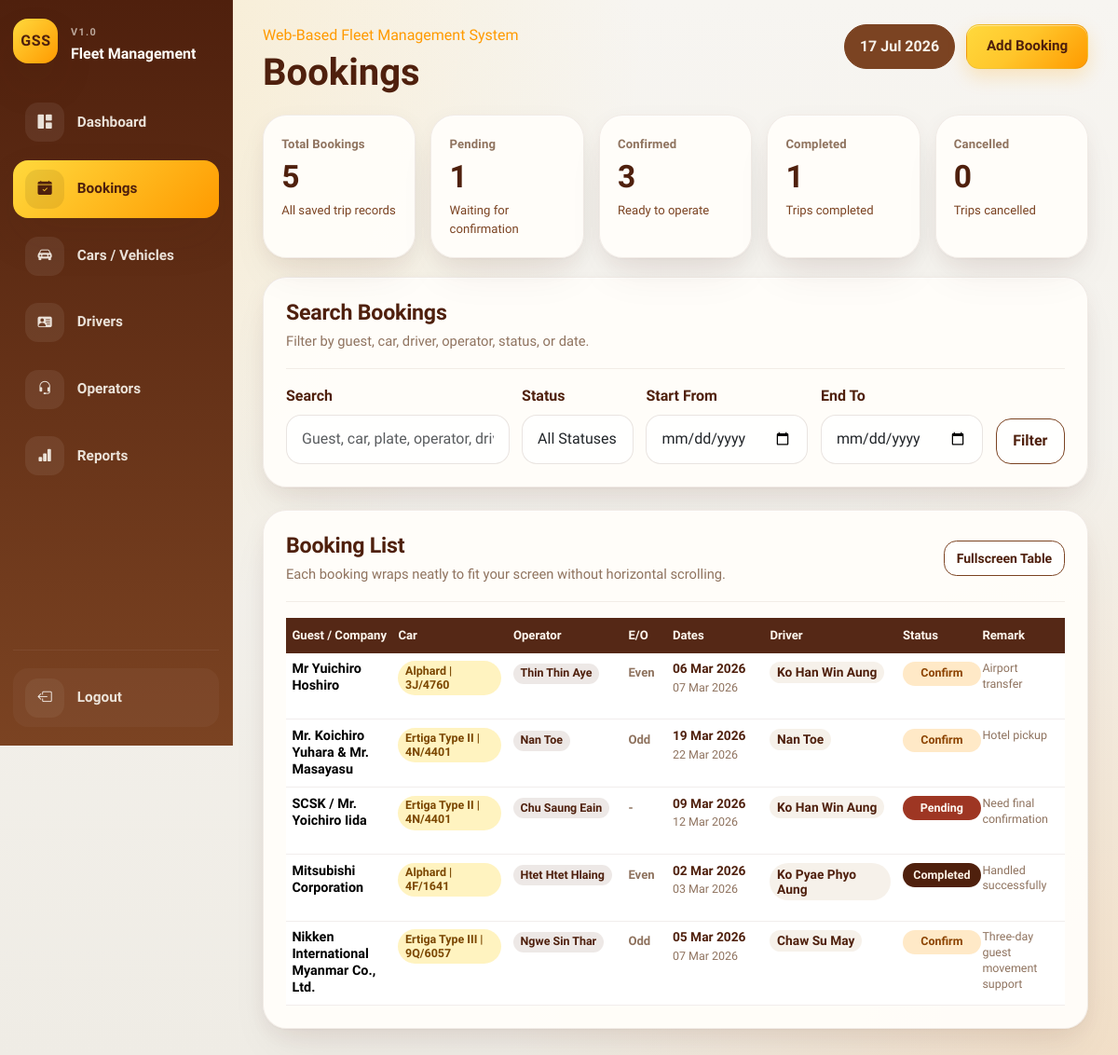
The page /bookings.php (signed in) on the database its author committed.
### tables this page shows
CREATE TABLE bookings (

    id INT UNSIGNED AUTO_INCREMENT PRIMARY KEY,

    guest_company_name VARCHAR(255) NOT NULL,

    car_id INT UNSIGNED NULL,

    custom_car_name VARCHAR(255) NULL,

    secondary_car_id INT UNSIGNED NULL,

    driver_id INT UNSIGNED NULL,

    custom_driver_name VARCHAR(255) NULL,

    operator_id INT UNSIGNED NULL,

    operator_name VARCHAR(150) NOT NULL,

    even_odd ENUM('Even', 'Odd') NULL,

    start_date DATE NOT NULL,

    end_date DATE NOT NULL,

    status ENUM(
        'Pending',
        'Confirm',
        'Completed',
        'Cancelled'
    ) NOT NULL DEFAULT 'Pending',

    remark TEXT NULL,

    created_at TIMESTAMP DEFAULT CURRENT_TIMESTAMP,

    updated_at TIMESTAMP DEFAULT CURRENT_TIMESTAMP
    ON UPDATE CURRENT_TIMESTAMP,



    CONSTRAINT fk_bookings_car
    FOREIGN KEY (car_id)
    REFERENCES cars(id)
    ON UPDATE CASCADE
    ON DELETE SET NULL,



    CONSTRAINT fk_bookings_driver
    FOREIGN KEY (driver_id)
    REFERENCES drivers(id)
    ON UPDATE CASCADE
    ON DELETE SET NULL,

    CONSTRAINT fk_bookings_secondary_car
    FOREIGN KEY (secondary_car_id)
    REFERENCES cars(id)
    ON UPDATE CASCADE
    ON DELETE SET NULL,



    CONSTRAINT fk_bookings_operator
    FOREIGN KEY (operator_id)
    REFERENCES operators(id)
    ON UPDATE CASCADE
    ON DELETE SET NULL

);

CREATE TABLE operators (

    id INT UNSIGNED AUTO_INCREMENT PRIMARY KEY,

    full_name VARCHAR(150) NOT NULL UNIQUE,

    phone_number VARCHAR(30) NULL,

    operator_status ENUM(
        'Active',
        'Inactive'
    ) NOT NULL DEFAULT 'Active',

    note TEXT NULL,

    created_at TIMESTAMP DEFAULT CURRENT_TIMESTAMP,

    updated_at TIMESTAMP DEFAULT CURRENT_TIMESTAMP
    ON UPDATE CURRENT_TIMESTAMP

);

CREATE TABLE drivers (

    id INT UNSIGNED AUTO_INCREMENT PRIMARY KEY,

    full_name VARCHAR(150) NOT NULL,

    phone_number VARCHAR(30) NOT NULL,

    license_no VARCHAR(100) NULL UNIQUE,

    driver_status ENUM(
        'Available',
        'On Trip',
        'Leave',
        'Inactive'
    ) NOT NULL DEFAULT 'Available',

    note TEXT NULL,

    created_at TIMESTAMP DEFAULT CURRENT_TIMESTAMP,

    updated_at TIMESTAMP DEFAULT CURRENT_TIMESTAMP
    ON UPDATE CURRENT_TIMESTAMP

);

### includes/helpers.php (called while the page is built, shortened)
<?php
function e(?string $value): string
{
    return htmlspecialchars((string) $value, ENT_QUOTES, 'UTF-8');
}
function format_display_date(?string $date): string
{
    $timestamp = strtotime($date);
    return $timestamp ? date('d M Y', $timestamp) : $date;
}
function status_badge_class(string $status): string
{
    return match (strtolower($status)) {
        'confirm' => 'status-confirm',
        'completed' => 'status-completed',
        'cancelled' => 'status-cancelled',
        default => 'status-pending',
    };
}
function booking_car_label(
    ?string $carType,
    ?string $plateNo = null,
    ?string $customCarName = null
): string {
    $customName = trim((string) $customCarName);
    $parts = array_values(array_filter([
        trim((string) $carType),
        trim((string) $plateNo),
    ], static fn (?string $value): bool => $value !== null && $value !== ''));
    return $parts === [] ? '-' : implode(' | ', $parts);
}
function booking_car_entries(array $booking): array
{
    $entries = [];
    $primaryCar = booking_car_label(
        $booking['car_type'] ?? null,
        $booking['plate_no'] ?? null,
        $booking['custom_car_name'] ?? null
    );
    if ($primaryCar !== '-') {
        $entries[] = $primaryCar;
    }
    $secondaryCar = booking_car_label(
        $booking['secondary_car_type'] ?? null,
        $booking['secondary_plate_no'] ?? null
    );
    return $entries === [] ? ['-'] : $entries;
}
function booking_driver_display(array $booking): string
{
    $customDriverName = trim((string) ($booking['custom_driver_name'] ?? ''));
    $driverName = trim((string) ($booking['driver_name'] ?? ''));
    return $driverName !== '' ? $driverName : '-';
}
function booking_operator_display(array $booking): string
{
    $operatorName = trim((string) ($booking['operator_full_name'] ?? $booking['operator_name'] ?? ''));
    return $operatorName !== '' ? $operatorName : '-';
}

### bookings.php (the view, shortened to what this page needs)
<?php
require_once __DIR__ . '/includes/bootstrap.php';
$pageActions = '<a class="btn btn-accent" href="create.php">Add Booking</a>';
$filters = [
    'search' => trim((string) ($_GET['search'] ?? '')),
    'status' => trim((string) ($_GET['status'] ?? '')),
    'date_from' => trim((string) ($_GET['date_from'] ?? '')),
    'date_to' => trim((string) ($_GET['date_to'] ?? '')),
];
$bookings = [];
$stats = [
    'total' => 0,
    'pending' => 0,
    'confirmed' => 0,
    'completed' => 0,
    'cancelled' => 0,
];
if ($db instanceof mysqli) {
    $sql = "SELECT
                b.id,
                b.guest_company_name,
                b.operator_id,
                b.operator_name,
                b.even_odd,
                b.custom_car_name,
                b.custom_driver_name,
                b.secondary_car_id,
                b.start_date,
                b.end_date,
                b.status,
                b.remark,
                c.car_type,
                c.plate_no,
                c2.car_type AS secondary_car_type,
                c2.plate_no AS secondary_plate_no,
                d.full_name AS driver_name,
                o.full_name AS operator_full_name
            FROM bookings AS b
            LEFT JOIN cars AS c ON c.id = b.car_id
            LEFT JOIN cars AS c2 ON c2.id = b.secondary_car_id
            LEFT JOIN drivers AS d ON d.id = b.driver_id
            LEFT JOIN operators AS o ON o.id = b.operator_id";
    $sql .= ' ORDER BY b.updated_at DESC';
    $statement = $db->prepare($sql);
    if ($statement instanceof mysqli_stmt) {
        $statement->execute();
        $result = $statement->get_result();
        while ($row = $result->fetch_assoc()) {
            $bookings[] = $row;
        }
    }
    $statsResult = $db->query(
        "SELECT
        COUNT(*) AS total,
        SUM(CASE WHEN status = 'Pending' THEN 1 ELSE 0 END) AS pending,
        SUM(CASE WHEN status = 'Confirm' THEN 1 ELSE 0 END) AS confirmed,
        SUM(CASE WHEN status = 'Completed' THEN 1 ELSE 0 END) AS completed,
        SUM(CASE WHEN status = 'Cancelled' THEN 1 ELSE 0 END) AS cancelled
     FROM bookings"
    );
    if ($statsResult instanceof mysqli_result) {
        $stats = array_merge($stats, $statsResult->fetch_assoc() ?: []);
    }
}
require __DIR__ . '/includes/header.php';
?>
<section class="overview-grid">
    <div class="card-shell overview-card">
        <span>Total Bookings</span>
        <strong><?= e((string) ($stats['total'] ?? 0)) ?></strong>
        <small>All saved trip records</small>
    </div>
    <div class="card-shell overview-card">
        <span>Pending</span>
        <strong><?= e((string) ($stats['pending'] ?? 0)) ?></strong>
        <small>Waiting for confirmation</small>
    </div>
    <div class="card-shell overview-card">
        <span>Confirmed</span>
        <strong><?= e((string) ($stats['confirmed'] ?? 0)) ?></strong>
        <small>Ready to operate</small>
    </div>
    <div class="card-shell overview-card">
        <span>Completed</span>
        <strong><?= e((string) ($stats['completed'] ?? 0)) ?></strong>
        <small>Trips completed</small>
    </div>
    <div class="card-shell overview-card">
        <span>Cancelled</span>
        <strong><?= e((string) ($stats['cancelled'] ?? 0)) ?></strong>
        <small>Trips cancelled</small>
    </div>
</section>
<section class="card-shell section-card mb-4" id="bookingsFiltersSection">
    <div class="section-title">
        <div>
            <h2>Search Bookings</h2>
            <p>Filter by guest, car, driver, operator, status, or date.</p>
        </div>
    </div>
    <form method="get" action="bookings.php#bookingsResultsSection" class="filter-grid" data-preserve-scroll="bookingsFiltersSection">
        <div>
            <label for="search" class="form-label">Search</label>
            <input type="text" class="form-control" id="search" name="search" value="<?= e($filters['search']) ?>" placeholder="Guest, car, plate, operator, driver">
        </div>
        <div>
            <label for="status" class="form-label">Status</label>
            <select class="form-select" id="status" name="status">
                <option value="">All Statuses</option>
            </select>
        </div>
        <div>
            <label for="date_from" class="form-label">Start From</label>
            <input type="date" class="form-control" id="date_from" name="date_from" value="<?= e($filters['date_from']) ?>">
        </div>
        <div>
            <label for="date_to" class="form-label">End To</label>
            <input type="date" class="form-control" id="date_to" name="date_to" value="<?= e($filters['date_to']) ?>">
        </div>
        <div class="d-grid align-self-end">
            <button type="submit" class="btn btn-shell">Filter</button>
        </div>
    </form>
</section>
<section class="card-shell section-card" id="bookingsResultsSection">
    <div class="section-title">
        <div>
            <h2>Booking List</h2>
            <p>Each booking wraps neatly to fit your screen without horizontal scrolling.</p>
        </div>
        <button type="button" class="btn btn-shell btn-sm" data-fullscreen-target="bookingsTablePanel">Fullscreen Table</button>
    </div>
    <div class="table-panel" id="bookingsTablePanel">
        <div class="table-full-content">
            <table class="table data-table booking-table align-middle">
                <thead>
                    <tr>
                        <th>Guest / Company</th>
                        <th>Car</th>
                        <th>Operator</th>
                        <th>E/O</th>
                        <th>Dates</th>
                        <th>Driver</th>
                        <th>Status</th>
                        <th>Remark</th>
                    </tr>
                </thead>
                <tbody>
                    <?php if ($bookings === []): ?>
                        <tr>
                            <td colspan="9" class="text-center py-5 text-muted-soft">No bookings found.</td>
                        </tr>
                    <?php else: ?>
                        <?php foreach ($bookings as $booking): ?>
                            <?php
                            $guestName = $booking['guest_company_name'];
                            $operatorDisplay = booking_operator_display($booking);
                            $driverDisplay = booking_driver_display($booking);
                            $remarkText = $booking['remark'] ?: '-';
                            ?>
                            <tr>
                                <td>
                                    <div class="booking-guest">
                                        <?= e($guestName) ?>
                                    </div>
                                </td>
                                <td>
                                    <div class="booking-car">
                                        <?php foreach (booking_car_entries($booking) as $carLabel): ?>
                                            <span class="table-pill car-pill booking-car-pill"><?= e($carLabel) ?></span>
                                        <?php endforeach; ?>
                                    </div>
                                </td>
                                <td>
                                    <span class="table-pill operator-pill booking-operator-pill"><?= e($operatorDisplay) ?></span>
                                </td>
                                <td>
                                    <span class="booking-even-odd"><?= e($booking['even_odd'] ?: '-') ?></span>
                                </td>
                                <td>
                                    <div class="booking-date-primary">
                                        <?= e(format_display_date($booking['start_date'])) ?>
                                    </div>
                                    <div class="soft-note booking-date-secondary">
                                        <?= e(format_display_date($booking['end_date'])) ?>
                                    </div>
                                </td>
                                <td>
                                    <span class="table-pill driver-pill booking-driver-pill">
                                        <?= e($driverDisplay) ?>
                                    </span>
                                </td>
                                <td>
                                    <span class="status-pill <?= e(status_badge_class($booking['status'])) ?>"><?= e($booking['status']) ?></span>
                                </td>
                                <td>
                                    <div class="booking-remark">
                                        <?= e($remarkText) ?>
                                    </div>
                                </td>
                            </tr>
                        <?php endforeach; ?>
                    <?php endif; ?>
                </tbody>
            </table>
        </div>
    </div>
</section>
<?php require __DIR__ . '/includes/footer.php'; ?>

### assets/css/sidebar.css (style rules this page uses)
body { overflow-x: hidden; scrollbar-gutter: stable; }

### assets/css/booking.css (style rules this page uses)
.booking-table { --tbl-min-width: 950px; --pad-y: 0.55rem; --pad-x: 0.4rem; --font-xs: 0.74rem; --font-sm: 0.78rem; --font-md: 0.82rem; --font-lg: 0.86rem; --font-xl: 0.9rem; --pill-width: 5.25rem; --btn-width: 4.25rem; width: 100%; min-width: var(--tbl-min-width); table-layout: fixed; transition: all 0.3s ease; }
.booking-table thead th { padding: var(--pad-y) var(--pad-x); font-size: var(--font-md); }
.booking-table tbody td { padding: var(--pad-y) var(--pad-x); vertical-align: top; white-space: normal; word-break: break-word; overflow-wrap: anywhere; }
.booking-table th:nth-child(1), .booking-table td:nth-child(1) { width: 12%; }
.booking-table th:nth-child(2), .booking-table td:nth-child(2) { width: 13%; }
.booking-table th:nth-child(3), .booking-table td:nth-child(3) { width: 13%; }
.booking-table th:nth-child(4), .booking-table td:nth-child(4) { width: 5%; }
.booking-table th:nth-child(5), .booking-table td:nth-child(5) { width: 11%; }
.booking-table th:nth-child(6), .booking-table td:nth-child(6) { width: 15%; }
.booking-table th:nth-child(7), .booking-table td:nth-child(7) { width: 9%; }
.booking-table th:nth-child(8), .booking-table td:nth-child(8) { width: 10%; }
.booking-guest { font-size: var(--font-xl); font-weight: 700; line-height: 1.25; }
.booking-car { display: flex; flex-direction: column; align-items: flex-start; gap: 0.25rem; }
.booking-car-pill, .booking-operator-pill, .booking-driver-pill { max-width: 100%; justify-content: flex-start; text-align: left; white-space: normal; line-height: 1.2; padding: calc(var(--pad-y) * 0.4) calc(var(--pad-x) * 1.2) !important; }
.booking-car-pill, .booking-operator-pill { font-size: var(--font-sm); }
.booking-driver-pill { font-size: var(--font-lg); }
.booking-even-odd { color: var(--muted); font-size: var(--font-md); font-weight: 600; }
.booking-date-primary { font-weight: 700; color: var(--cocoa); font-size: var(--font-lg); line-height: 1.25; }
.booking-date-secondary { margin-top: 0.15rem; font-size: var(--font-sm); }
.booking-table .status-pill { min-width: var(--pill-width); font-size: var(--font-sm); padding: calc(var(--pad-y) * 0.4) calc(var(--pad-x) * 1.2); white-space: nowrap; }
.booking-remark { color: var(--muted); font-size: var(--font-sm); line-height: 1.35; }

### rows shown on the page
bookings: guest_company_name "Mr Yuichiro Hoshiro", carLabel "Alphard | 3J/4760", operator.full_name "Thin Thin Aye", even_odd "Even", start_date "06 Mar 2026", end_date "07 Mar 2026", driver.full_name "Ko Han Win Aung", status "Confirm", remark "Airport transfer"
bookings: guest_company_name "Mr. Koichiro Yuhara & Mr. Masayasu", carLabel "Ertiga Type II | 4N/4401", operator.full_name "Nan Toe", even_odd "Odd", start_date "19 Mar 2026", end_date "22 Mar 2026", driver.full_name "Nan Toe", status "Confirm", remark "Hotel pickup"
bookings: guest_company_name "SCSK / Mr. Yoichiro Iida", carLabel "Ertiga Type II | 4N/4401", operator.full_name "Chu Saung Eain", even_odd "-", start_date "09 Mar 2026", end_date "12 Mar 2026", driver.full_name "Ko Han Win Aung", status "Pending", remark "Need final confirmation"
bookings: guest_company_name "Mitsubishi Corporation", carLabel "Alphard | 4F/1641", operator.full_name "Htet Htet Hlaing", even_odd "Even", start_date "02 Mar 2026", end_date "03 Mar 2026", driver.full_name "Ko Pyae Phyo Aung", status "Completed", remark "Handled successfully"
bookings: guest_company_name "Nikken International Myanmar Co., Ltd.", carLabel "Ertiga Type III | 9Q/6057", operator.full_name "Ngwe Sin Thar", even_odd "Odd", start_date "05 Mar 2026", end_date "07 Mar 2026", driver.full_name "Chaw Su May", status "Confirm", remark "Three-day guest movement support"

### other values the page prints
$sidebarBrandMark "GSS"
$sidebarKicker "V1.0"
$sidebarTitle "Fleet Management"
$item['label'] "Dashboard"
$item['label'] "Bookings"
$item['label'] "Cars / Vehicles"
$item['label'] "Drivers"
$item['label'] "Operators"
$item['label'] "Reports"
$pageKicker "Web-Based Fleet Management System"
$pageTitle "Bookings"
$stats['total'] "5"
$stats['pending'] "1"
$stats['confirmed'] "3"
$stats['completed'] "1"
